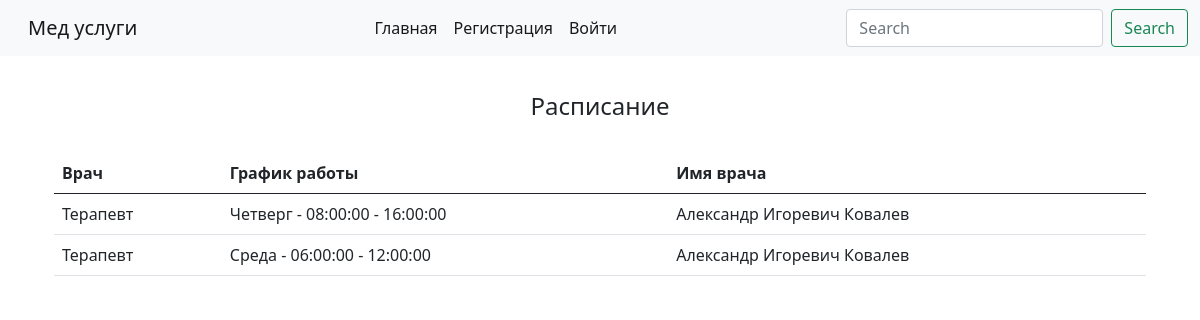
/timeslot/, run on the app's committed database.
### proposal/models.py (models this page shows, shortened)
class WorkDaysSchedule(models.Model):   # График работы врача
    day = models.ForeignKey(Days,
                            on_delete=models.CASCADE,
                            related_name='wds',
                            verbose_name='День')
    doctor = models.ForeignKey(Post, on_delete=models.CASCADE, verbose_name='Доктор')
    schedule = models.ForeignKey(WorkSchedule, on_delete=models.CASCADE, verbose_name='График')
    class Meta:
        verbose_name = 'Расписание рабочих дней'
        verbose_name_plural = 'Расписание рабочих дней'

class Post(models.Model):   # Доктор
    name = models.CharField(max_length=150, verbose_name='Название')
    image = models.ImageField(upload_to='post/%Y/%m/%d/', verbose_name='Изображение')
    fio = models.CharField(max_length=150, verbose_name='ФИО')
    experience = models.IntegerField(verbose_name='Стаж')
    category = models.CharField(max_length=150, verbose_name='Категория')
    phone_number = models.CharField(max_length=11, verbose_name='Номер телефона')
    class Meta:
        verbose_name = 'Врач'
        verbose_name_plural = 'Врачи'
    def __str__(self):
        return self.name

class Days(models.Model):   # Дни
    date = models.CharField(max_length=150, verbose_name='Дата')
    def __str__(self):
        return self.date
    class Meta:
        verbose_name = 'День'
        verbose_name_plural = 'Дни'

class WorkSchedule(models.Model):   # Рабочий график времени на день
    datetime_start = models.TimeField(verbose_name='Начало времени')
    datetime_end = models.TimeField(verbose_name='Конец времени')
    def __str__(self):
        return f'{self.datetime_start} - {self.datetime_end}'
    class Meta:
        verbose_name = 'Рабочий график'
        verbose_name_plural = 'Рабочие графики'

### glav/views.py (the view)
# urls.py: path('timeslot/', views.timeslot, name='timeslot'),
def timeslot(request):  # Расписание
    timeslot = WorkDaysSchedule.objects.all()
    return render(request, 'timeslot.html', {'timeslot': timeslot})

### glav/templates/timeslot.html (shortened to what this page needs)
{% extends 'root.html' %}
{% load static %}
{% block content %}
    <center><h4>Расписание</h4></center><br>
    <div class="container">
        <table class="table">
            <thead>
                <tr>
                    <th>Врач</th>
                    <th>График работы</th>
                    <th>Имя врача</th>
                </tr>
            </thead>
            <tbody>
                {% for item in timeslot %}
                    <tr>
                        <td>{{ item.doctor }}</td>
                        <td>{{ item.day }} - {{ item.schedule }}</td>
                        <td>{{ item.doctor.fio }}</td>
                    </tr>
                {% endfor %}
            </tbody>
        </table>
    </div>
{% endblock %}

### data on the page
WorkDaysSchedule: doctor "Терапевт", day "Четверг", schedule "08:00:00 - 16:00:00", doctor.fio "Александр Игоревич Ковалев"
WorkDaysSchedule: doctor "Терапевт", day "Среда", schedule "06:00:00 - 12:00:00", doctor.fio "Александр Игоревич Ковалев"
